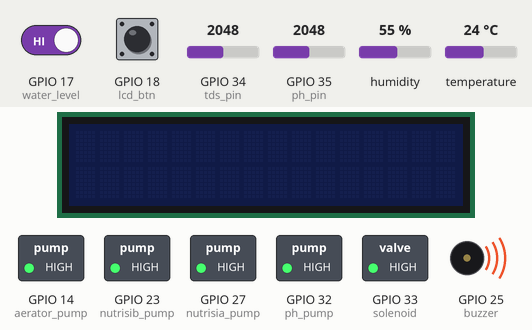
Simulated run of this program. Board: ESP32. Shown: 16×2 character LCD, switched loads named in the program (green lamp = pin HIGH), buzzer (waves = sounding, pin HIGH). Inputs (shaded band) come from the test bench; at power-on: GPIO 18 (lcd_btn) HIGH, GPIO 17 (water_level) HIGH, GPIO 34 (tds_pin) = 2048, GPIO 35 (ph_pin) = 2048, humidity 55 %, temperature 24 °C (analog values on the 0–4095 scale). WiFi joins after 1.5 s; servers stay silent unless stated; network time is answered at once with the bench clock; the local clock reads 2024-03-15 10:24:30 at power-on unless the program sets it; the Firebase database answers and starts empty; what the program prints to the serial monitor is not drawn.

Above: at 9.4 s.
9.5 s: GPIO 18 (lcd_btn) pulled LOW for 0.15 s
At 10.8 s:
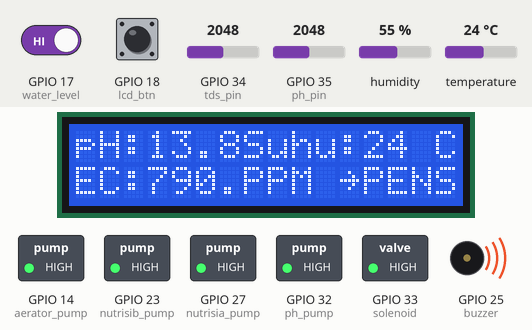
11.1 s: GPIO 17 (water_level) driven LOW
At 12.3 s:
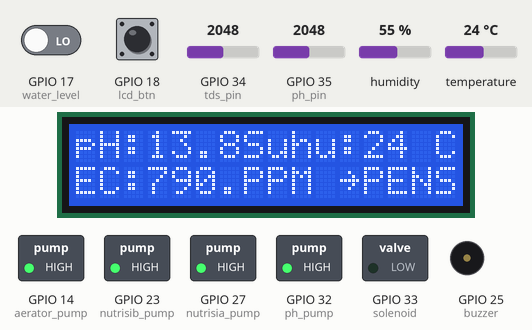
12.6 s: GPIO 17 (water_level) driven HIGH
At 13.6 s:
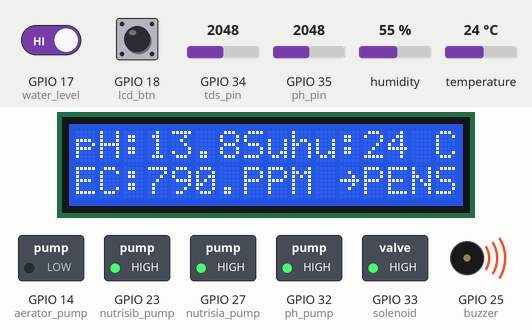
Timing chart, 0 to 24.1 s (numbered marks = the images above; inputs shaded):
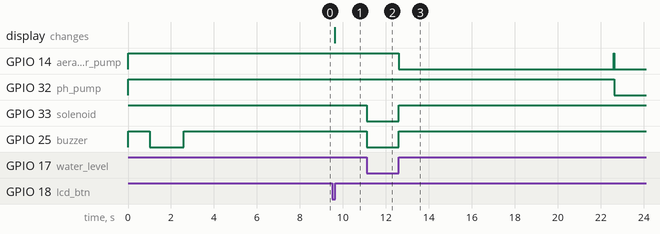

Measured:
- after the input at 9.5 s, the display: changes after 0.12 s (image 1)
- after the input at 11.1 s, GPIO 33 (solenoid), GPIO 25 (buzzer): HIGH → LOW at once
- after the input at 12.6 s, GPIO 14 (aerator_pump): HIGH → LOW at once, → HIGH 10.0 s later, → LOW 0.01 s later; GPIO 32 (ph_pump): HIGH → LOW after 10.0 s; GPIO 33 (solenoid), GPIO 25 (buzzer): LOW → HIGH at once

The program:

main.cpp
```cpp
#include <Arduino.h>

#include <LiquidCrystal_I2C.h>

#include <Adafruit_Sensor.h>
#include <DHT.h>
#include <DHT_U.h>

#include <EEPROM.h>
#include "GravityTDS.h"
GravityTDS tds;


//Init WIFI
#include <WiFi.h>
#include <WiFiUdp.h>

#define WIFI_SSID "Wifi Ruang KKPI"
#define WIFI_PASSWORD ""

//Init NTP
#include <NTPClient.h>
#include "time.h"

hw_timer_t *timer1 = NULL;

WiFiUDP ntpUDP;
NTPClient timeClient(ntpUDP, "pool.ntp.org");

uint timestamp;

// Init FIREBASE
#include <Firebase_ESP_Client.h>
#include "addons/TokenHelper.h"
#include "addons/RTDBHelper.h"

#define API_KEY "AIzaSyAXRTy8gMEf2ukx3XLKzWIFruU9pGXTMqc"
#define DATABASE_URL "https://hydroponic-iot-slice2022-default-rtdb.asia-southeast1.firebasedatabase.app/"


//#define samplerate 100
//#define adc_res 4096

//Pin input
#define water_level   17

//Pin Relay
#define solenoid      33
#define ph_pump       32
#define aerator_pump  14
#define nutrisia_pump 27
#define nutrisib_pump 23
#define buzzer        25

//Pin LCD
#define lcd_btn 18
#define lcd_addr 0x27

//Pin Sensor PH
#define ph_pin 35 //34 ==> 4

//Pin Sensor EC
#define tds_pin 34 //35 ==> 2

//Pin DHT
#define DHTPIN 15

DHT dht(DHTPIN, DHT11);

LiquidCrystal_I2C lcd(lcd_addr,16,2);

uint32_t delayMS;

String uid;

FirebaseData fbdo;
FirebaseAuth auth;
FirebaseConfig config;
FirebaseJson json;
bool signupOK = false;

String sensor_databasePath = "/SensorData/readings";
String sensor_parentPath;
String tempPath = "/temperature";
String humPath = "/humidity";
String ppmPath = "/ppm";
String phPath = "/ph";
String timePath = "/timestamp";

String batas_waktu = "";

float prevtemp = 30,temperature = 28,prevhum = 60,humidity = 60,tds_adc,TeganganPh,tds_data,ph_data,div_ppm,div_ph;

bool CEK_KADAR_AIR = 0;
bool UPDATE_LCD = 0;
bool UPDATE_SETPOINT = 0;
bool SEND_FIREBASE_DATA = 1;

void initWiFi() {
  delay(1000);
  WiFi.begin(WIFI_SSID, WIFI_PASSWORD);
  Serial.print("Connecting to WiFi ..");
  digitalWrite(buzzer, LOW);
  while (WiFi.status() != WL_CONNECTED) {
    Serial.print('.');
    delay(200);
  }
  digitalWrite(buzzer, HIGH);
  Serial.println(WiFi.localIP());
}

unsigned long getTime() {
  timeClient.update();
  unsigned long now = timeClient.getEpochTime();
  return now+25200;
}

void konversiWaktu(){
  struct tm timeinfo;
  if(!getLocalTime(&timeinfo)){
    Serial.println("konversi waktu failed");
  }
  Serial.println(&timeinfo, "%A, %B, %d, %Y, %H:%M:%S");
  batas_waktu = (timeinfo.tm_hour);
}

void InitFirebase(){
  config.api_key = API_KEY;
  config.database_url = DATABASE_URL;
  if (Firebase.signUp(&config, &auth, "", "")){
    Serial.println("ok");
    signupOK = true;
  }
  else{
    Serial.printf("%s\n", config.signer.signupError.message.c_str());
  }

  Firebase.reconnectWiFi(true);
  fbdo.setResponseSize(4096);
  config.token_status_callback = tokenStatusCallback;
  config.max_token_generation_retry = 5;
  Firebase.begin(&config, &auth);

  // Getting the user UID might take a few seconds
  Serial.println("Getting User UID");
  while ((auth.token.uid) == "") {
    Serial.print('.');
    delay(1000);
  }
  uid = auth.token.uid.c_str();
  Serial.print("User UID: ");
  Serial.println(uid);

}

void sendFirebase(){
  timestamp = getTime();
  sensor_parentPath= sensor_databasePath + "/" + String(timestamp);
  json.set(tempPath.c_str(), String(temperature,1));
  json.set(humPath.c_str(), String(humidity,1));
  json.set(ppmPath.c_str(), String(tds_data,1));
  json.set(phPath.c_str(), String(ph_data,1));
  json.set(timePath, String(timestamp));
  Serial.printf("Set json... %s\n", Firebase.RTDB.setJSON(&fbdo, sensor_parentPath.c_str(), &json) ? "ok" : fbdo.errorReason().c_str());
}

uint16_t setp_hari[5] = {0};
uint16_t setp_ppm[5] = {0};
uint16_t setp_ph[5] = {0};

uint16_t sp_ppm = 500;
uint16_t sp_ph = 6.8;
uint16_t sp_hari = 0;
uint16_t day_count = 0;

void readFirebase(){
  setp_hari[0]  = Firebase.RTDB.getInt(&fbdo, F("/Setpoint/1/hari")) ? fbdo.to<int>() : 0;
  setp_ppm[0]   = Firebase.RTDB.getInt(&fbdo, F("/Setpoint/1/ppm")) ? fbdo.to<int>() : 0;
  setp_ph[0]    = Firebase.RTDB.getInt(&fbdo, F("/Setpoint/1/ph")) ? fbdo.to<int>() : 0;
  setp_hari[1]  = Firebase.RTDB.getInt(&fbdo, F("/Setpoint/2/hari")) ? fbdo.to<int>() : 0;
  setp_ppm[1]   = Firebase.RTDB.getInt(&fbdo, F("/Setpoint/2/ppm")) ? fbdo.to<int>() : 0;
  setp_ph[1]    = Firebase.RTDB.getInt(&fbdo, F("/Setpoint/2/ph")) ? fbdo.to<int>() : 0;
  setp_hari[2]  = Firebase.RTDB.getInt(&fbdo, F("/Setpoint/3/hari")) ? fbdo.to<int>() : 0;
  setp_ppm[2]   = Firebase.RTDB.getInt(&fbdo, F("/Setpoint/3/ppm")) ? fbdo.to<int>() : 0;
  setp_ph[2]    = Firebase.RTDB.getInt(&fbdo, F("/Setpoint/3/ph")) ? fbdo.to<int>() : 0;
  setp_hari[3]  = Firebase.RTDB.getInt(&fbdo, F("/Setpoint/4/hari")) ? fbdo.to<int>() : 0;
  setp_ppm[3]   = Firebase.RTDB.getInt(&fbdo, F("/Setpoint/4/ppm")) ? fbdo.to<int>() : 0;
  setp_ph[3]    = Firebase.RTDB.getInt(&fbdo, F("/Setpoint/4/ph")) ? fbdo.to<int>() : 0;
  setp_hari[4]  = Firebase.RTDB.getInt(&fbdo, F("/Setpoint/5/hari")) ? fbdo.to<int>() : 0;
  setp_ppm[4]   = Firebase.RTDB.getInt(&fbdo, F("/Setpoint/5/ppm")) ? fbdo.to<int>() : 0;
  setp_ph[4]    = Firebase.RTDB.getInt(&fbdo, F("/Setpoint/5/ph")) ? fbdo.to<int>() : 0;
  day_count     =  Firebase.RTDB.getInt(&fbdo, F("/Day_Counter")) ? fbdo.to<int>() : 0;
}

void PrintFirebase(){
  Serial.print("Set Point Ke - 1 ==> hari ke ");
  Serial.print(setp_hari[0]);
  Serial.print(", ppm ");
  Serial.print(setp_ppm[0]);
  Serial.print(", pH ");
  Serial.println(setp_ph[0]);

  Serial.print("Set Point Ke - 2 ==> hari ke ");
  Serial.print(setp_hari[1]);
  Serial.print(", ppm ");
  Serial.print(setp_ppm[1]);
  Serial.print(", pH ");
  Serial.println(setp_ph[1]);

  Serial.print("Set Point Ke - 3 ==> hari ke ");
  Serial.print(setp_hari[2]);
  Serial.print(", ppm ");
  Serial.print(setp_ppm[2]);
  Serial.print(", pH ");
  Serial.println(setp_ph[2]);

  Serial.print("Set Point Ke - 4 ==> hari ke ");
  Serial.print(setp_hari[3]);
  Serial.print(", ppm ");
  Serial.print(setp_ppm[3]);
  Serial.print(", pH ");
  Serial.println(setp_ph[3]);

  Serial.print("Set Point Ke - 5 ==> hari ke ");
  Serial.print(setp_hari[4]);
  Serial.print(", ppm ");
  Serial.print(setp_ppm[4]);
  Serial.print(", pH ");
  Serial.println(setp_ph[4]);

  Serial.print("HARI INI ADALAH HARI KE - ");
  Serial.println(day_count);
}

void getSetpoint(){
  for (int i = 0; i < 5; i++){
    if(day_count>=setp_hari[i]){
      sp_ph = setp_ph[i];
      sp_ppm = setp_ppm[i];
      if(sp_ppm>=1200){
        sp_ppm = 1200;
      }
      sp_hari = setp_hari[i];
      break;
    }
  }
  Serial.print("Hari ke ");
  Serial.println(sp_hari);
  Serial.print("sp ppm ");
  Serial.println(sp_ppm);
  Serial.print("sp ph ");
  Serial.println(sp_ph);
}

void IRAM_ATTR timerFirebase(){
  SEND_FIREBASE_DATA = 1;
}

void IRAM_ATTR displayLCD(){
  UPDATE_LCD = 1;
}

void InitDHT(){
  dht.begin();
  // Serial.println(F("DHTxx Unified Sensor Example"));
  // Print temperature sensor details.
  // sensor_t sensor;
  // dht.temperature().getSensor(&sensor);
  // Serial.println(F("------------------------------------"));
  // Serial.println(F("Temperature Sensor"));
  // Serial.print  (F("Sensor Type: ")); Serial.println(sensor.name);
  // Serial.print  (F("Driver Ver:  ")); Serial.println(sensor.version);
  // Serial.print  (F("Unique ID:   ")); Serial.println(sensor.sensor_id);
  // Serial.print  (F("Max Value:   ")); Serial.print(sensor.max_value); Serial.println(F("°C"));
  // Serial.print  (F("Min Value:   ")); Serial.print(sensor.min_value); Serial.println(F("°C"));
  // Serial.print  (F("Resolution:  ")); Serial.print(sensor.resolution); Serial.println(F("°C"));
  // Serial.println(F("------------------------------------"));
  // // Print humidity sensor details.
  // dht.humidity().getSensor(&sensor);
  // Serial.println(F("Humidity Sensor"));
  // Serial.print  (F("Sensor Type: ")); Serial.println(sensor.name);
  // Serial.print  (F("Driver Ver:  ")); Serial.println(sensor.version);
  // Serial.print  (F("Unique ID:   ")); Serial.println(sensor.sensor_id);
  // Serial.print  (F("Max Value:   ")); Serial.print(sensor.max_value); Serial.println(F("%"));
  // Serial.print  (F("Min Value:   ")); Serial.print(sensor.min_value); Serial.println(F("%"));
  // Serial.print  (F("Resolution:  ")); Serial.print(sensor.resolution); Serial.println(F("%"));
  // Serial.println(F("------------------------------------"));
  // // Set delay between sensor readings based on sensor details.
  // delayMS = sensor.min_delay / 1000;
}
void ReadDHT(){
  temperature = dht.readTemperature();
  humidity = dht.readHumidity();
  if(isnan(temperature)){
    Serial.println(F("Error reading temperature!"));
    temperature = prevtemp;
  }
  else{
    Serial.print("Temperature: ");
    Serial.println(temperature);
    prevtemp = temperature;
  }
  if(isnan(humidity)){
    Serial.println(F("Error reading humidity!"));
    humidity = prevhum;
  }
  else{
    Serial.print("Humidity: ");
    Serial.println(humidity);
    prevhum = humidity;
  }
  // delay(delayMS);
  // // Get temperature event and print its value.
  // sensors_event_t event;
  // dht.temperature().getEvent(&event);
  // else {
  //   temperature = event.temperature;
  //   Serial.print(F("Temperature: "));
  //   //Serial.print(event.temperature);
  //   Serial.print(temperature,1);
  //   Serial.println(F("°C"));
  // }
  // // Get humidity event and print its value.
  // dht.humidity().getEvent(&event);
  // if (isnan(event.relative_humidity)) {
  //   Serial.println(F("Error reading humidity!"));
  // }
  // else {
  //   humidity=event.relative_humidity;
  //   Serial.print(F("Humidity: "));
  //   Serial.print(humidity,1);
  //   Serial.println(F("%"));
  // }
}

void InitTds(){
  tds.setPin(tds_pin);
  tds.setAref(3.3);  //reference voltage on ADC, default 5.0V on Arduino UNO
  tds.setAdcRange(4096);  //1024 for 10bit ADC;4096 for 12bit ADC
  tds.begin();  //initialization
  // pinMode(tds_pin, INPUT);
  // analogReadResolution(10);
}
void ReadTds(){
  //temperature = readTemperature();  //add your temperature sensor and read it
  // gravityTds.setTemperature(25);  // set the temperature and execute temperature compensation
  // gravityTds.update();  //sample and calculate
  // tds_data = gravityTds.gettds_data();  // then get the value
  // Serial.print(tds_data,0);
  // Serial.println("ppm");
  // delay(1000);
}

void InitPH(){
  pinMode(ph_pin, INPUT);
  analogReadResolution(12);
}
void ReadPh(){
  int pengukuranPh = analogRead(ph_pin);
  Serial.print("Nilai ADC: ");
  Serial.print(pengukuranPh);
  float TeganganPh = (3.3 / 4096.0)* pengukuranPh;
//  Serial.print("|| TeganganPh: ");
//  Serial.print(TeganganPh, 2);
//  Po = 7.00 + ((teganganPh7 - TeganganPh) / PhStep);
//  PhStep = (PH4 - PH7) / 3
  ph_data = 7.00 + ((2.8 - TeganganPh) / 0.17);

  Serial.print(" || NilaipH: ");
  Serial.println(ph_data, 2);
  //delay(500);
}

void readSensorAdc(){
  float sum_tds=0, sum_ph=0;

  for(int i=0;i<100;i++){
    TeganganPh = (3.3 / 4096.0)* analogRead(ph_pin);
    sum_ph += ((7.00 + ((2.8 - TeganganPh) / 0.17)) / 100);
  }
  // tds_data = sum_tds;
  ph_data = sum_ph;

  tds.setTemperature(25);  // set the temperature and execute temperature compensation
  tds.update();  //sample and calculate
  tds_data = tds.getTdsValue();  // then get the value
  tds_data = tds_data + (0.2*tds_data);

  Serial.print("Nilai pH: ");
  Serial.println(ph_data, 1);

  Serial.print("TDS (ppm)= ");
  Serial.println(tds_data,1);
}

void prosesOtomasi(){
  // Compare nilai PPM dengan sp_ppm, jika PPM < sp_ppm lakukan pengisian nutrisi
  if((ph_data - sp_ph) > 0.5){
    digitalWrite(aerator_pump, 0);
    digitalWrite(ph_pump, 0);
  }
  // Compare nilai pH dengan sp_ph, jika pH < sp_ph lakukan pengisian pH down
  if((tds_data - sp_ppm) < (-80)){
    digitalWrite(aerator_pump, 0);
    digitalWrite(nutrisia_pump, 0);
    digitalWrite(nutrisib_pump, 0);
  }
  delay(10000);
  digitalWrite(ph_pump, 1);
  digitalWrite(nutrisia_pump, 1);
  digitalWrite(nutrisib_pump, 1);
  delay(30000);
  digitalWrite(aerator_pump, 1);
}

void setup() {
  Serial.begin(9600);
  Wire.setClock(100000);

  // put your setup code here, to run once:
  pinMode(lcd_btn,INPUT);
  pinMode(water_level,INPUT);

  timer1 = timerBegin(1, 80, true);
  attachInterrupt(lcd_btn, displayLCD, FALLING);
  timerAttachInterrupt(timer1, &timerFirebase, true);
  timerAlarmWrite(timer1, 60000000, true);
  timerAlarmEnable(timer1); //Just Enable

  pinMode(solenoid, OUTPUT);
  pinMode(ph_pump, OUTPUT);
  pinMode(aerator_pump, OUTPUT);
  pinMode(nutrisia_pump, OUTPUT);
  pinMode(nutrisib_pump, OUTPUT);
  pinMode(buzzer, OUTPUT);

  digitalWrite(solenoid, HIGH);
  digitalWrite(ph_pump, HIGH);
  digitalWrite(aerator_pump, HIGH);
  digitalWrite(nutrisia_pump, HIGH);
  digitalWrite(nutrisib_pump, HIGH);
  digitalWrite(buzzer, HIGH);

  initWiFi();
  timeClient.begin();
  configTime(7, 25200, "pool.ntp.org");

  InitFirebase();

  InitDHT();
  InitTds();
  InitPH();

  delay(1000);

  readFirebase();
  PrintFirebase();
  readSensorAdc();
  getSetpoint();

  delay(2000);
}

void loop() {

  if(WiFi.status() != WL_CONNECTED) {
    initWiFi();
    timeClient.begin();
    configTime(7, 25200, "pool.ntp.org");
  }

  for(int j=0;j<100;j++) while(digitalRead(water_level)==0){       // ketika air dalam bak kosong
    digitalWrite(solenoid, LOW);                                  // kran elektrik buka, air mengisi
    digitalWrite(buzzer, LOW);                                    // Buzzer nyala
    delay(1);                                                     //  debouncing filter

    CEK_KADAR_AIR=1;                                              // statement untuk melakukan pengecekan nutrisi dan pH
    SEND_FIREBASE_DATA=0;
  }
  digitalWrite(solenoid, HIGH);                                   // kran elektrik tutup
  digitalWrite(buzzer, HIGH);                                     // Buzzer mati

  // if(tds_data < sp_ppm  || ph_data > sp_ph){                      // pengecekan nilai PPM dan pH dengan nilai setpointnya
  //   CEK_KADAR_AIR=1;                                              // statement untuk melakukan pengecekan nutrisi dan pH
  // }

  if(CEK_KADAR_AIR==1){
    digitalWrite(aerator_pump, 0);
    delay(10000);
    digitalWrite(aerator_pump, 1);
    readSensorAdc();
    prosesOtomasi();
    if(((ph_data - sp_ph) > 0.5) || ((tds_data - sp_ppm) < (-80))){
      CEK_KADAR_AIR = 1;
    }
    else{
      CEK_KADAR_AIR = 0;
    }
  }

  if(SEND_FIREBASE_DATA==1){
    sendFirebase();
    SEND_FIREBASE_DATA = 0;
  }

  if(UPDATE_LCD==1){
    Serial.println("LCD");
    lcd.init();
    lcd.backlight();
    lcd.clear();

    lcd.setCursor(0, 0);
    lcd.print("pH: ");
    lcd.setCursor(3, 0);
    lcd.print(ph_data, 1);
    lcd.setCursor(7, 0);
    lcd.print("Suhu:");
    lcd.setCursor(12, 0);
    lcd.print(temperature);
    lcd.setCursor(14, 0);
    lcd.print(" C");

    lcd.setCursor(0, 1);
    lcd.print("EC:");
    lcd.setCursor(3, 1);
    lcd.print(tds_data);
    lcd.setCursor(7, 1);
    lcd.print("PPM ~PENS");
    UPDATE_LCD = 0;
  }

  if(batas_waktu.toInt() >= 6 && batas_waktu.toInt() <= 7 && UPDATE_SETPOINT == 0){
    readFirebase();
    PrintFirebase();
    getSetpoint();
    UPDATE_SETPOINT = 1;
  }
  else if(!(batas_waktu.toInt() >= 6 && batas_waktu.toInt() <= 7) && UPDATE_SETPOINT == 1){
    UPDATE_SETPOINT = 0;
    prosesOtomasi();
  }

  ReadDHT();
  readSensorAdc();
  konversiWaktu();
}
```
